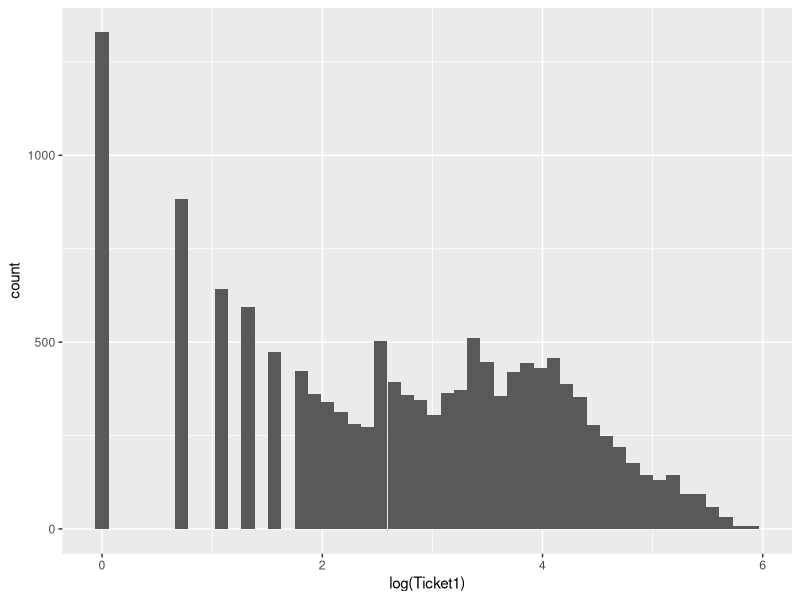
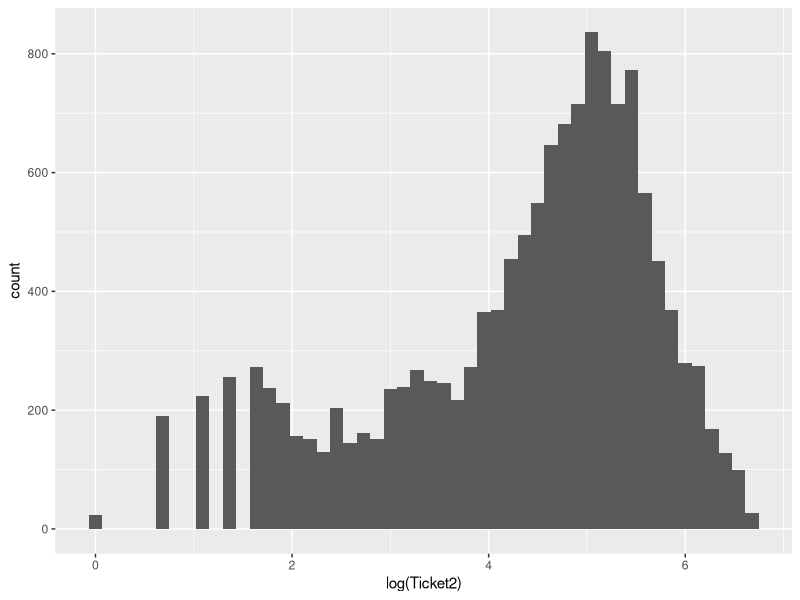
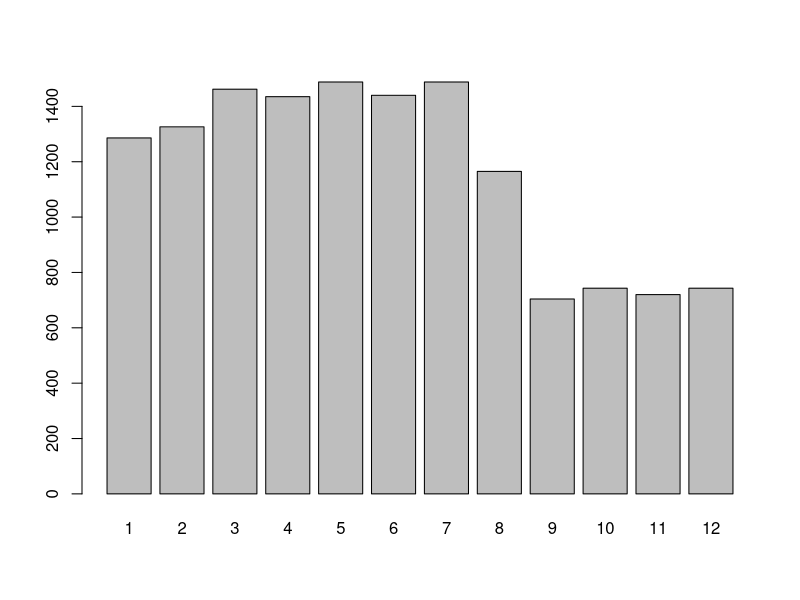
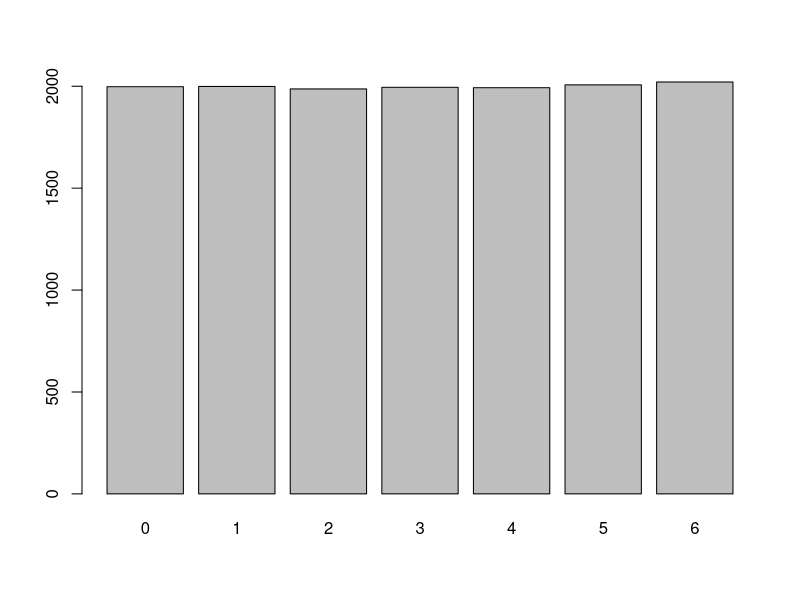
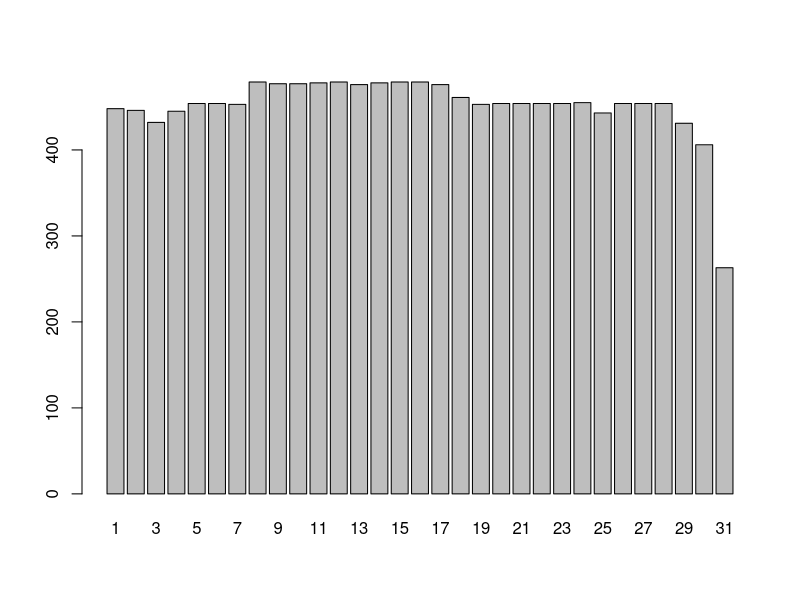
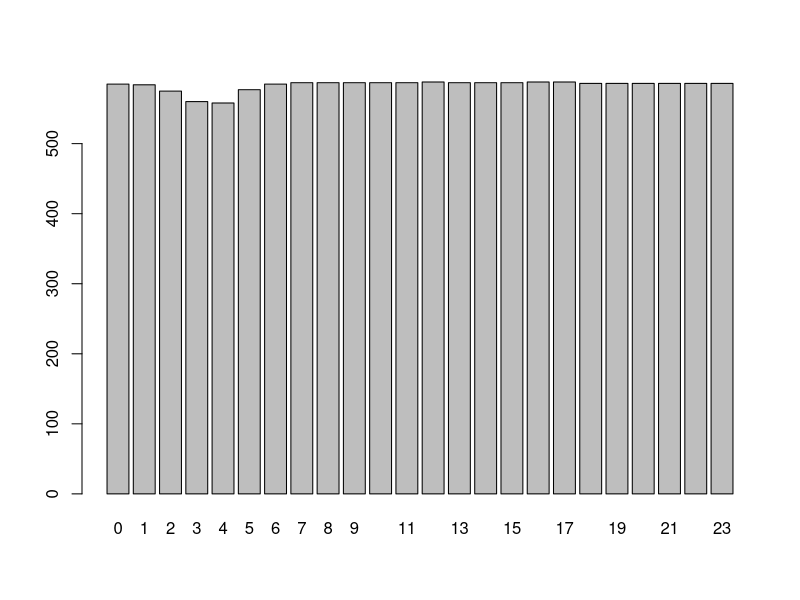
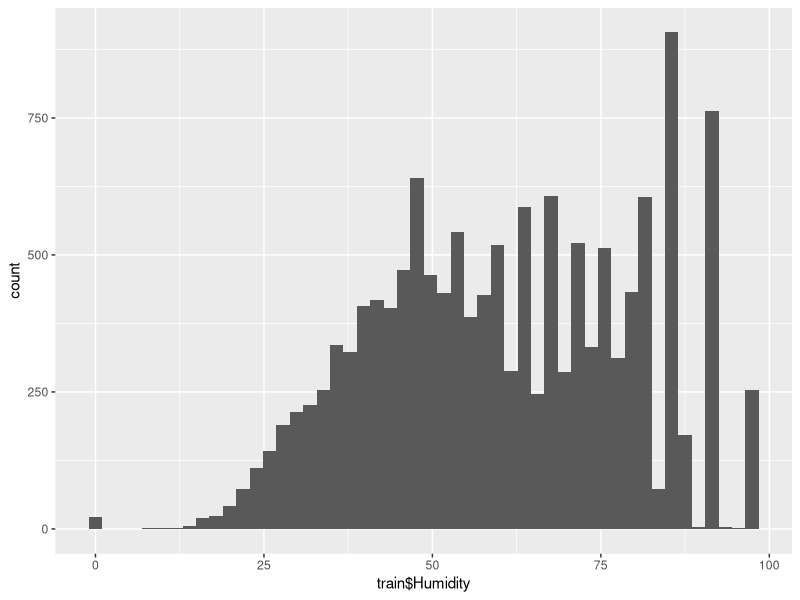
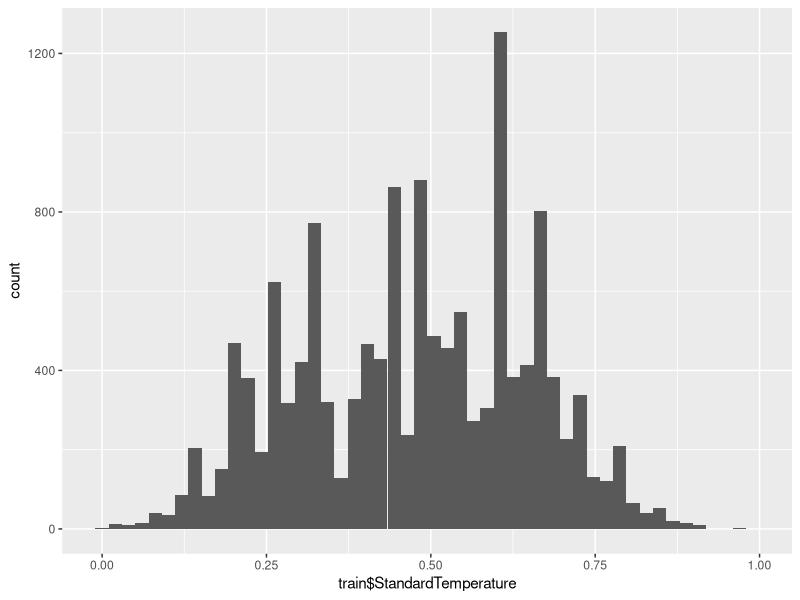

Reproduce these figures in R, in order. (Note: this script raises an error after producing the figures.)
library(tidyverse)
library(chron)
library(timeDate)
library(ggplot2)

train <- read_csv("./Data/Train.csv")
train1 <- read_csv("./Data/Train.csv")

train$TimeStamp <- as.POSIXlt(train$TimeStamp, format = "%Y-/%m-/%d %H:%M:%S")
train$Month <- train$TimeStamp$mon + 1
train$Day <- train$TimeStamp$wday
train$Date <- train$TimeStamp$mday
train$Hour <- train$TimeStamp$hour


train$Month <- as.factor(train$Month)
train$Day <- as.factor(train$Day)
train$Date <- as.factor(train$Date)
train$Hour <- as.factor(train$Hour)

summary(train)
str(train)


# Visualize Data Distributions
ggplot(data = train, aes(x = log(Ticket1))) +
  geom_histogram(bins = 50)

ggplot(data = train, aes(x = log(Ticket2))) +
  geom_histogram(bins = 50)

plot(train$Month)
plot(train$Day)
plot(train$Date)
plot(train$Hour)

ggplot(data = train, aes(x = train$Humidity)) +
  geom_histogram(bins = 50)

ggplot(data = train, aes(x = train$StandardTemperature)) +
  geom_histogram(bins = 50)

ggplot(data = train, aes(x = train$Wind^0.5)) +
  geom_histogram(bins = 50)


# Sort the train dataset based on the timestamp
sorted_train <- train[order(train$TimeStamp),]

myts <- ts(sorted_train)
plot.ts(myts)

weekday_data <- sorted_train[sorted_train$Day != c(1,7),]
weekday_ts <- ts(weekday_data)
plot.ts(weekday_ts)

mytscomponents <- decompose(myts)
HoltWinters(myts)
?ts
as.ts(sorted_train)
